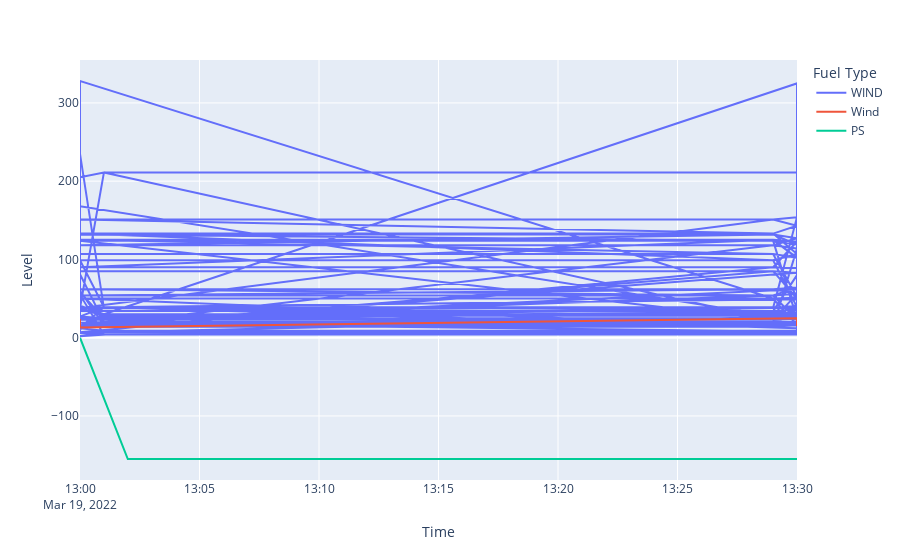

The notebook cell saved with this chart:
### Code cell
px.line(df_fpn_linear_interesting, x="Time", y="Level", color="Fuel Type")

### Figure 1 — Plotly figure (JSON) as saved in the notebook; plotly's stock layout.template omitted (floating-point values rounded to 4 significant figures; data arrays with more than 128 entries replaced by an {"elided": "..."} marker saying what was removed)
{"data": [{"hovertemplate": "Fuel Type=WIND<br>Time=%{x}<br>Level=%{y}<extra></extra>", "legendgroup": "WIND", "line": {"color": "#636efa", "dash": "solid"}, "marker": {"symbol": "circle"}, "mode": "lines", "name": "WIND", "orientation": "v", "showlegend": true, "type": "scatter", "x": {"elided": "222 str values"}, "xaxis": "x", "y": {"elided": "222 int values"}, "yaxis": "y"}, {"hovertemplate": "Fuel Type=Wind<br>Time=%{x}<br>Level=%{y}<extra></extra>", "legendgroup": "Wind", "line": {"color": "#EF553B", "dash": "solid"}, "marker": {"symbol": "circle"}, "mode": "lines", "name": "Wind", "orientation": "v", "showlegend": true, "type": "scatter", "x": ["2022-03-19T13:00:00", "2022-03-19T13:00:00", "2022-03-19T13:30:00", "2022-03-19T13:30:00"], "xaxis": "x", "y": [24, 13, 25, 15], "yaxis": "y"}, {"hovertemplate": "Fuel Type=PS<br>Time=%{x}<br>Level=%{y}<extra></extra>", "legendgroup": "PS", "line": {"color": "#00cc96", "dash": "solid"}, "marker": {"symbol": "circle"}, "mode": "lines", "name": "PS", "orientation": "v", "showlegend": true, "type": "scatter", "x": ["2022-03-19T13:00:00", "2022-03-19T13:02:00", "2022-03-19T13:02:00", "2022-03-19T13:30:00"], "xaxis": "x", "y": [0, -155, -155, -155], "yaxis": "y"}], "layout": {"legend": {"title": {"text": "Fuel Type"}, "tracegroupgap": 0}, "margin": {"t": 60}, "xaxis": {"anchor": "y", "domain": [0, 1], "title": {"text": "Time"}}, "yaxis": {"anchor": "x", "domain": [0, 1], "title": {"text": "Level"}}}}
